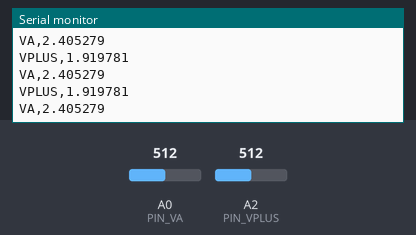
Simulated run of this sketch. Board: Arduino Uno, built with avr-gcc and run on an emulated ATmega328P. On the bench: the last lines printed to the serial monitor. Inputs (shaded band) come from the test bench; at power-on: A0 (PIN_VA) = 512, A2 (PIN_VPLUS) = 512.

Above: at 1.2 s.
1.3 s: A0 (PIN_VA) set to 716
At 1.32 s:
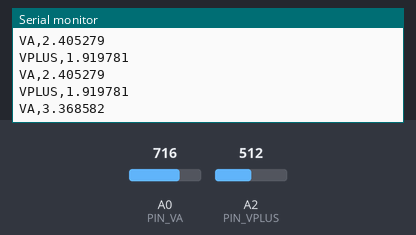
2.8 s: A2 (PIN_VPLUS) set to 716
At 2.82 s:
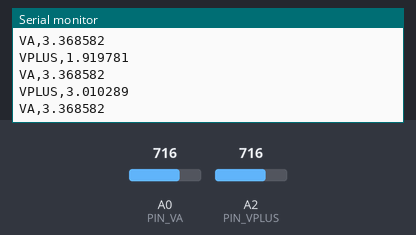
4.3 s: A0 (PIN_VA) set to 900
At 4.32 s:
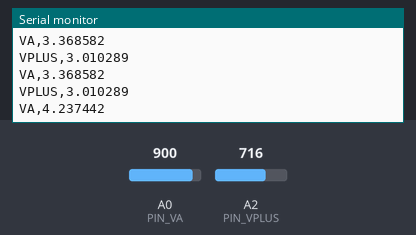
5.8 s: A2 (PIN_VPLUS) set to 900
At 5.82 s:
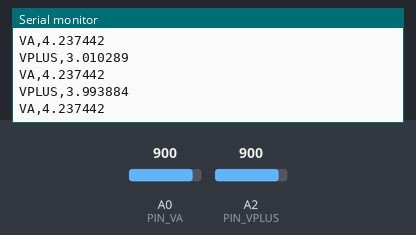
Timing chart, 0 to 8.3 s (numbered marks = the images above; inputs shaded):
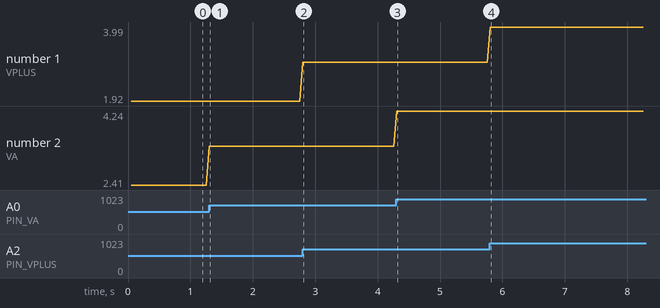

Measured:
- after the input at 1.3 s, the serial monitor: prints a new line at once (image 1)
- after the input at 2.8 s, the serial monitor: prints a new line at once (image 2)
- after the input at 4.3 s, the serial monitor: prints a new line at once (image 3)
- after the input at 5.8 s, the serial monitor: prints a new line at once (image 4)
- plotted number 1: 1.92 → 3.01 after the input at 2.8 s, 3.01 → 3.99 after the input at 5.8 s
- plotted number 2: 2.41 → 3.37 after the input at 1.3 s, 3.37 → 4.24 after the input at 4.3 s

The sketch:

meas_VA_VG_ardui_labjack.ino
```cpp
/*
 * Streams V+ and VA continuously over serial.
 *
 * VA is duplicated on BOTH the Arduino and the LabJack (LabJack AIN0),
 * so the PC-side merge script can directly compare the readings and
 * flag any mismatch -- a strong signal of clock drift/synchronization
 * issues between the two independently-timed data sources, not just a
 * calibration difference. (Unlike the LabJack, the Arduino has no fixed
 * channel budget for extra streamed signals -- each one is just another
 * analogRead() in the same loop.)
 *
 * VA, VG, position_Ca, and position_Cg all live on the LabJack (bipolar
 * +-10V inputs), since BOTH positions can be negative. V+ has no spare
 * LabJack channel left, so it stays solely on the Arduino (confirmed to
 * remain positive, no clipping risk on the unipolar 0-5V ADC) and is
 * merged in on the PC side for the eps_a/eps_g calculation.
 *
 * CALIBRATION: VA and V+ readings go through the same gain/offset
 * detector correction used elsewhere (from calibration_detectors.py),
 * V_corr = GAIN_CORR * V_brut + OFFSET_CORR, so the Arduino-side value
 * is directly comparable to the LabJack's (uncalibrated, direct volt
 * reading) value in the cross-check.
 *
 * OUTPUT FORMAT (for the PC-side merge script), each on its own line :
 *   - '#'      prefix -> human-readable comments, ignore.
 *   - 'VPLUS'  prefix -> VPLUS,value
 *   - 'VA'     prefix -> VA,value
 *
 * Wiring: V+ -> A2   VA -> A0
 */

const int PIN_VPLUS = A2;
const int PIN_VA    = A0;

// Correction factors (from calibration_detectors.py)
// V_corr = GAIN_CORR * V_brut + OFFSET_CORR
const double VA_GAIN_CORR      = 1.02846;
const double VA_OFFSET_CORR    = -0.01242;

const double VPLUS_GAIN_CORR   = 1.16427;
const double VPLUS_OFFSET_CORR = -0.81718;

const double ADC_REF_V = 4.697;
const double ADC_MAX   = 1023.0;

const unsigned long PERIODE_MS = 50;  // streaming period
unsigned long t_last = 0;

void setup() {
  Serial.begin(115200);
  Serial.println(F("# Streaming V+ (A2) and VA (A0) continuously, with detector calibration applied..."));
}

double readProbeVolts(int pin, double gain, double offset) {
  int raw = analogRead(pin);
  double v_adc = (raw / ADC_MAX) * ADC_REF_V;
  return v_adc * gain + offset;
}

void loop() {
  unsigned long t_now = millis();
  if (t_now - t_last < PERIODE_MS) return;
  t_last = t_now;

  double Vplus = readProbeVolts(PIN_VPLUS, VPLUS_GAIN_CORR, VPLUS_OFFSET_CORR);
  double VA    = readProbeVolts(PIN_VA,    VA_GAIN_CORR,    VA_OFFSET_CORR);

  Serial.print(F("VPLUS,"));
  Serial.println(Vplus, 6);
  Serial.print(F("VA,"));
  Serial.println(VA, 6);
}
```
